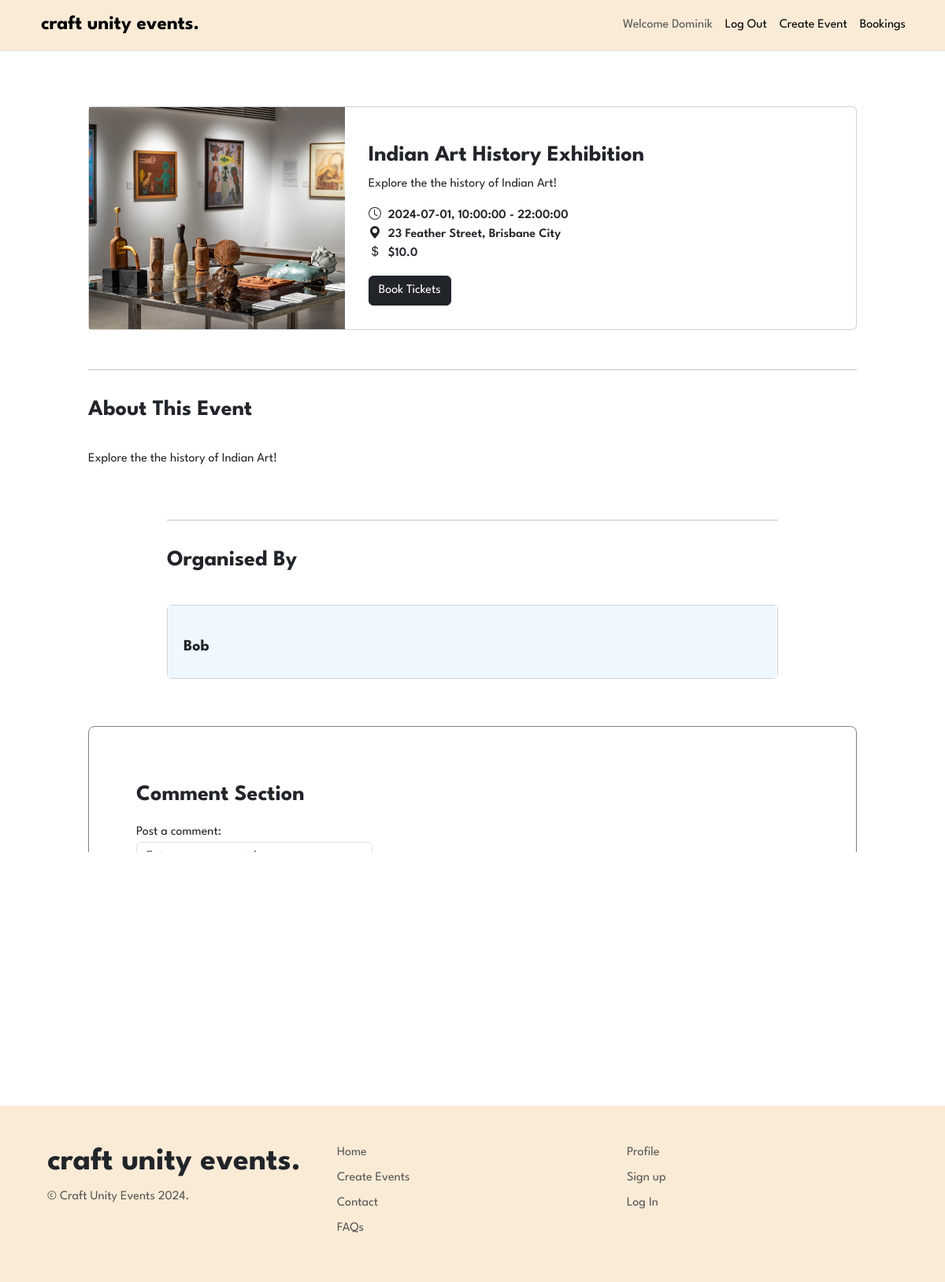
Page /events/4 (signed in) on the committed database.
### craftunityevents/models.py (models this page shows, shortened)
class User(db.Model, UserMixin):
    __tablename__ = 'users'
    id = db.Column(db.Integer, primary_key=True)
    full_name = db.Column(db.String(100), index=True, unique=True, nullable=False)
    contact_number = db.Column(db.Integer, index=True, nullable=False)
    email_id = db.Column(db.String(100), index=True, nullable=False)
    address = db.Column(db.String(100), index=True, nullable=False)
    password_hash = db.Column(db.String(400), nullable=False)
    comments = db.relationship('Comment', backref='user', lazy=True)
    events = db.relationship('Event', backref='user', lazy=True)

class Event(db.Model):
    __tablename__ = 'events'
    id = db.Column(db.Integer, primary_key=True)
    event_name = db.Column(db.String(100), nullable=False)
    event_category = db.Column(db.String(20), nullable=False)
    event_thumbnail = db.Column(db.String(400))
    event_summary = db.Column(db.String(200))
    event_location = db.Column(db.String(200), nullable=False)
    event_type  = db.Column(db.String(200), nullable=False)
    start_date = db.Column(db.Date, nullable=False)
    end_date = db.Column(db.Date, nullable=False)
    event_description = db.Column(db.String(400))
    start_time = db.Column(db.Time, nullable=False)
    end_time = db.Column(db.Time, nullable=False)
    ticket_price = db.Column(db.Float, nullable=False)
    ticket_quantity = db.Column(db.Integer, nullable=False)
    user_id = db.Column(db.Integer, db.ForeignKey('users.id'))
    comments = db.relationship('Comment', backref='event', lazy=True)
    event_bookings = db.relationship('Booking', backref='event', lazy=True)

### craftunityevents/events.py (the view)
@destbp.route('/<id>')
def details(id):
    event = db.session.scalar(db.select(Event).where(Event.id == id))
    comment_form = CommentForm()
    return render_template('events/event_details.html', event=event, form=comment_form)

### craftunityevents/forms.py
class CommentForm(FlaskForm):
    text = TextAreaField('Comment', [InputRequired("Type your comment...")])
    submit = SubmitField('Post Comment')

### craftunityevents/templates/events/event_details.html (shortened to what this page needs)
{% extends 'base.html' %}
{% import "bootstrap5/form.html" as wtf %}
{% block content %}
<main>
    <section class="details">
        <article class="card mb-3 mx-auto" style="max-width: 1000px;">
            <div class="image row g-0">
                <div class="col-md-4">
                    <img src="{{ url_for('static', filename='image/' ~ event.event_thumbnail) }}" class="eventimg" alt="Image of event">
                </div>
                <div class="col-md-8">
                    <div class="rightcol card-body">
                        <h3>{{ event.event_name }}</h3>
                        <p>{{ event.event_description }}</p>
                        <div class="basic-info">
                            <div>
                                <svg xmlns="http://www.w3.org/2000/svg" width="16" height="16" fill="currentColor" class="bi bi-clock" viewBox="0 0 16 16">
                                    <path d="M8 3.5a.5.5 0 0 0-1 0V9a.5.5 0 0 0 .252.434l3.5 2a.5.5 0 0 0 .496-.868L8 8.71z"/>
                                    <path d="M8 16A8 8 0 1 0 8 0a8 8 0 0 0 0 16m7-8A7 7 0 1 1 1 8a7 7 0 0 1 14 0"/>
                                </svg>
                                {{ event.start_date }}, {{ event.start_time }} - {{ event.end_time }}
                            </div>
                            <div>
                                <svg xmlns="http://www.w3.org/2000/svg" width="16" height="16" fill="currentColor" class="bi bi-geo-alt-fill" viewBox="0 0 16 16">
                                    <path d="M8 16s6-5.686 6-10A6 6 0 0 0 2 6c0 4.314 6 10 6 10m0-7a3 3 0 1 1 0-6 3 3 0 0 1 0 6"/>
                                </svg>
                                {{ event.event_location }}
                            </div>
                            <div class="mb-3">
                                ${{ event.ticket_price }}
                            </div>
                            <div class="bookingmodal d-flex align-items-center">
                                {% if current_user.is_authenticated %}
                                    <button type="button" class="btn btn-dark" data-bs-toggle="modal" data-bs-target="#exampleModal">
                                        Book Tickets
                                    </button>
                                {% else %}
                                    <a href="{{ url_for('auth.login') }}" class="btn btn-dark">
                                        Log In to Book Tickets
                                    </a>
                                {% endif %}
                            </div>
                        </div>
                    </div>
                </div>
            </div>
        </article>
        <section class="eventinfo container-fluid">
            <hr class="my-4">
            <h3>About This Event</h3>
            <p>{{ event.event_description }}</p>
        </section>
        <section class="organiser container-fluid borders">
            <hr class="my-4">
            <h3>Organised By</h3>
            <div class="usercommentcard card">
                <div class="organiserbox card-body">
                    <div class="row">
                        <div class="organiserinfo col-sm-9">
                            <h5>{{ event.user.full_name }}</h5>
                        </div>
                    </div>
                </div>
            </div>
        </section>
        <section class="comments container-fluid">
            <div class="row">
                <div class="col">
                    <h3>Comment Section</h3>
                </div>
            </div>
            <form method="POST" action="{{ url_for('event.comment', id=event.id) }}">
                <div class="form-group">
                    <label for="comment">Post a comment:</label>
                    {{ form.text(class="form-control", id="comment", placeholder="Enter your comment here") }}
                </div>
                <br>
                <button type="submit" class="btn btn-primary">Post</button>
                {% for comment in event.comments %}
                    <b><p>{{ comment.user.full_name }}</p></b>
                    <p>{{ comment.text }}</p>
                {% endfor %}
            </form>
        </section>
</main>
{% endblock %}

### craftunityevents/templates/base.html (shortened to what this page needs)
<!DOCTYPE html>
<html lang="en">
<head>
    <link href="https://cdn.jsdelivr.net/npm/bootstrap@5.3.2/dist/css/bootstrap.min.css" rel="stylesheet">
    <link rel="stylesheet" href="{{ url_for('static', filename='style/style.css') }}">
</head>
<body>
    <header class="bg-light border-bottom">
        <nav class="navbar navbar-expand-lg navbar-light bg-light">
            <div class="container">
                <a href="{{ url_for('main.index') }}" class="navbar-brand">craft unity events.</a>
                <div class="collapse navbar-collapse justify-content-end" id="navbarSupportedContent">
                    <div class="navbar-nav ml-auto">
                        {% if current_user.is_authenticated %}
                            <a class="nav-item nav-link disabled text-muted" href="#">Welcome {{ current_user.full_name }}</a>
                            <a class="nav-item nav-link" href="{{ url_for('auth.logout') }}">Log Out</a>
                        {% else %}
                            <a class="nav-item nav-link" href="{{ url_for('auth.register') }}">Register</a>
                            <a class="nav-item nav-link" href="{{ url_for('auth.login') }}">Log In</a>
                        {% endif %}
                        <a class="nav-item nav-link" href="{{ url_for('event.create') }}">Create Event</a>
                        <a class="nav-item nav-link" href="{{ url_for('event.userbookinghistory') }}">Bookings</a>
                    </div>
                </div>
            </div>
        </nav>
    </header>
    <main class="container">
        {% block content %}
        {% endblock %}
    </main>
    <div class="footer container-fluid">
        <footer class="row row-cols-1 row-cols-sm-3 row-cols-md-3 p-5">
            <div class="col">
                <h2 class="fs-1">craft unity events.</h2>
                <p class="text-muted">© Craft Unity Events 2024.</p>
            </div>
            <div class="col">
                <ul class="nav flex-column">
                    <li class="nav-item mb-2"><a href="{{ url_for('main.index') }}" class="nav-link p-0 text-muted">Home</a></li>
                    <li class="nav-item mb-2"><a href="{{ url_for('event.create') }}" class="nav-link p-0 text-muted">Create Events</a></li>
                    <li class="nav-item mb-2"><a href="#" class="nav-link p-0 text-muted">Contact</a></li>
                    <li class="nav-item mb-2"><a href="#" class="nav-link p-0 text-muted">FAQs</a></li>
                </ul>
            </div>
            <div class="col">
                <ul class="nav flex-column">
                    <li class="nav-item mb-2"><a href="{{ url_for('event.userbookinghistory') }}" class="nav-link p-0 text-muted">Profile</a></li>
                    <li class="nav-item mb-2"><a href="{{ url_for('auth.register') }}" class="nav-link p-0 text-muted">Sign up</a></li>
                    <li class="nav-item mb-2"><a href="{{ url_for('auth.login') }}" class="nav-link p-0 text-muted">Log In</a></li>
                </ul>
            </div>
        </footer>
    </div>
</body>
</html>

### craftunityevents/static/style/style.css (style rules this page uses)
* { margin: 0; padding: 0; box-sizing: border-box; font-family: "League Spartan", sans-serif; }
html { animation: fadein ease 1s; scroll-behavior: smooth; }
main { animation: fadeInAnimation ease 1s; animation-iteration-count: 1; animation-fill-mode: forwards; }
.titlelink, .footer a { text-decoration: none; color: inherit; transition: 0.3s; }
.navbar { background-color: antiquewhite !important; }
.navbar-brand { font-size: 25px; font-weight: 700; color: black; text-decoration: none; margin: 0px 10px; }
.navbar-nav a { color: black; text-decoration: none; transition: 0.3s; }
.footer { background-color: antiquewhite; }
.footer h2 { font-weight: 700; }
@media (min-width: 768px) { .cardrow h3, .card-body h3 { margin-top: 15px; font-weight: 700; } }
@media (min-width: 768px) { .basic-info { font-weight: 600; } }
@media (min-width: 768px) { .details { padding: 70px !important; } }
@media (min-width: 768px) { .imagehover, .eventimg { object-fit: cover; max-width: 100%; max-height: 100%; width: 100%; height: 200px; max-width: 400px; transition: 0.3s; } }
.form-control { width: 300px !important; max-width: 100% !important; }
.bi { width: 1em; height: 1em; margin-bottom: 5px; margin-right: 5px; }
.event-time, .eventinfo p, .eventrow { padding: 15px 0px; }
.col-md-4 img { object-fit: cover; height: 100%; }
.rightcol { padding: 30px !important; }
.eventinfo { padding: 10px 0px !important; max-width: 1000px; }
.eventinfo h3, .organiser h3, .comments h3 { padding: 10px 0px; font-weight: 700; }
.bookingmodal { width: 100%; max-width: 1250px; }
.organiser { padding-bottom: 30px; max-width: 800px; }
.organiserbox { padding: 20px !important; background: aliceblue; }
.organiserinfo { margin-top: 20px !important; }
.organiser h5 { font-weight: 700; font-size: 20px; }
.comments { max-width: 1000px; padding: 5vw !important; border-style: solid; border-color: grey; border-radius: 8px; border-width: 1px; }
.usercommentcard { margin: 30px 0px !important; }

### rows in the picture
User: full_name "Dominik"
Event: event_thumbnail (picture), event_name "Indian Art History Exhibition", event_description "Explore the the history of Indian Art!", start_date "2024-07-01", start_time "10:00:00", end_time "22:00:00", event_location "23 Feather Street, Brisbane City", ticket_price "10.0"
User: user.full_name "Bob"
